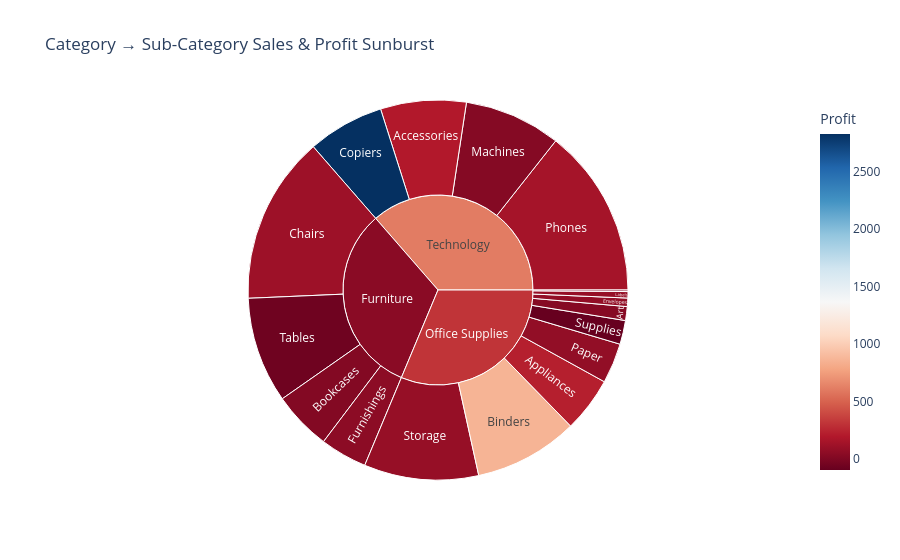

The notebook cell saved with this chart:
### Markdown cell above
Sunburst Category → Sub-Category Sales & Profit Sunburst

### Code cell
sunburst_fig = px.sunburst(
    df,
    path=['Category', 'Sub-Category'],
    values='Sales',
    color='Profit',
    color_continuous_scale='RdBu',
    title='Category → Sub-Category Sales & Profit Sunburst'
)
sunburst_fig.show()

### Figure 1 — Plotly figure (JSON) as saved in the notebook; plotly's stock layout.template omitted (floating-point values rounded to 4 significant figures)
{"data": [{"branchvalues": "total", "customdata": [[15.17], [115.3], [88.05], [-61.45], [89.07], [51.74], [28.54], [148.4], [861.4], [226.2], [72.2], [199.5], [72.34], [7.422], [-93.28], [23.54], [2825.0], [42.64], [311.4], [609.0]], "domain": {"x": [0, 1], "y": [0, 1]}, "hovertemplate": "labels=%{label}<br>Sales=%{value}<br>parent=%{parent}<br>id=%{id}<br>Profit=%{color}<extra></extra>", "ids": ["Furniture/Bookcases", "Furniture/Chairs", "Office Supplies/Labels", "Furniture/Tables", "Office Supplies/Storage", "Furniture/Furnishings", "Office Supplies/Art", "Technology/Phones", "Office Supplies/Binders", "Office Supplies/Appliances", "Office Supplies/Paper", "Technology/Accessories", "Office Supplies/Envelopes", "Office Supplies/Fasteners", "Office Supplies/Supplies", "Technology/Machines", "Technology/Copiers", "Furniture", "Office Supplies", "Technology"], "labels": ["Bookcases", "Chairs", "Labels", "Tables", "Storage", "Furnishings", "Art", "Phones", "Binders", "Appliances", "Paper", "Accessories", "Envelopes", "Fasteners", "Supplies", "Machines", "Copiers", "Furniture", "Office Supplies", "Technology"], "marker": {"coloraxis": "coloraxis", "colors": [15.17, 115.3, 88.05, -61.45, 89.07, 51.74, 28.54, 148.4, 861.4, 226.2, 72.2, 199.5, 72.34, 7.422, -93.28, 23.54, 2825.0, 42.64, 311.4, 609.0]}, "name": "", "parents": ["Furniture", "Furniture", "Office Supplies", "Furniture", "Office Supplies", "Furniture", "Office Supplies", "Technology", "Office Supplies", "Office Supplies", "Office Supplies", "Technology", "Office Supplies", "Office Supplies", "Office Supplies", "Technology", "Technology", "", "", ""], "type": "sunburst", "values": [114900.0, 328400.0, 12490.0, 207000.0, 223800.0, 91710.0, 27120.0, 330000.0, 203400.0, 107500.0, 78480.0, 167400.0, 16480.0, 3024.0, 46670.0, 189200.0, 149500.0, 742000.0, 719000.0, 836200.0]}], "layout": {"coloraxis": {"colorbar": {"title": {"text": "Profit"}}, "colorscale": [[0, "rgb(103,0,31)"], [0.1, "rgb(178,24,43)"], [0.2, "rgb(214,96,77)"], [0.3, "rgb(244,165,130)"], [0.4, "rgb(253,219,199)"], [0.5, "rgb(247,247,247)"], [0.6, "rgb(209,229,240)"], [0.7, "rgb(146,197,222)"], [0.8, "rgb(67,147,195)"], [0.9, "rgb(33,102,172)"], [1, "rgb(5,48,97)"]]}, "legend": {"tracegroupgap": 0}, "title": {"text": "Category → Sub-Category Sales & Profit Sunburst"}}}
